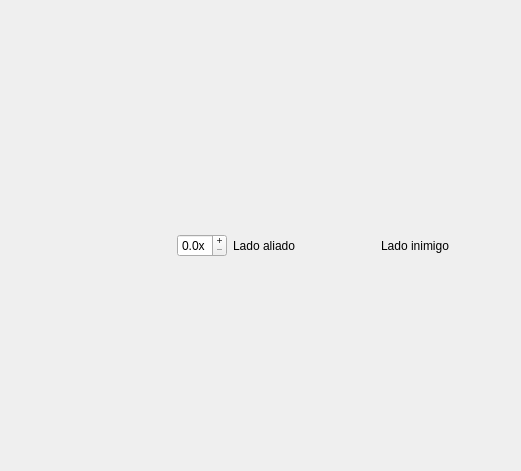
     <widget class="QWidget" name="">
      <property name="geometry">
       <rect>
        <x>10</x>
        <y>100</y>
        <width>521</width>
        <height>471</height>
       </rect>
      </property>
      <layout class="QVBoxLayout" name="display">
       <item>
        <widget class="QLabel" name="image">
         <property name="sizePolicy">
          <sizepolicy hsizetype="Maximum" vsizetype="Maximum">
           <horstretch>0</horstretch>
           <verstretch>0</verstretch>
          </sizepolicy>
         </property>
         <property name="mouseTracking">
          <bool>false</bool>
         </property>
         <property name="lineWidth">
          <number>0</number>
         </property>
         <property name="text">
          <string/>
         </property>
         <property name="pixmap">
          <pixmap>assets/display.png</pixmap>
         </property>
         <property name="scaledContents">
          <bool>true</bool>
         </property>
         <property name="alignment">
          <set>Qt::AlignmentFlag::AlignCenter</set>
         </property>
        </widget>
       </item>
       <item>
        <layout class="QHBoxLayout" name="displayControls">
         <item>
          <layout class="QHBoxLayout" name="controlButtons">
           <property name="spacing">
            <number>0</number>
           </property>
           <item>
            <widget class="QPushButton" name="prevButton">
             <property name="sizePolicy">
              <sizepolicy hsizetype="Fixed" vsizetype="Fixed">
               <horstretch>0</horstretch>
               <verstretch>0</verstretch>
              </sizepolicy>
             </property>
             <property name="cursor">
              <cursorShape>PointingHandCursor</cursorShape>
             </property>
             <property name="text">
              <string/>
             </property>
             <property name="icon">
              <iconset>
               <normaloff>assets/icons/prev.svg</normaloff>assets/icons/prev.svg</iconset>
             </property>
             <property name="iconSize">
              <size>
               <width>25</width>
               <height>20</height>
              </size>
             </property>
             <property name="flat">
              <bool>true</bool>
             </property>
            </widget>
           </item>
           <item>
            <widget class="QPushButton" name="stopButton">
             <property name="sizePolicy">
              <sizepolicy hsizetype="Fixed" vsizetype="Fixed">
               <horstretch>0</horstretch>
               <verstretch>0</verstretch>
              </sizepolicy>
             </property>
             <property name="cursor">
              <cursorShape>PointingHandCursor</cursorShape>
             </property>
             <property name="text">
              <string/>
             </property>
             <property name="icon">
              <iconset>
               <normaloff>assets/icons/stop_red.svg</normaloff>assets/icons/stop_red.svg</iconset>
             </property>
             <property name="iconSize">
              <size>
               <width>25</width>
               <height>20</height>
              </size>
             </property>
             <property name="flat">
              <bool>true</bool>
             </property>
            </widget>
           </item>
           <item>
            <widget class="QPushButton" name="playButton">
             <property name="sizePolicy">
              <sizepolicy hsizetype="Fixed" vsizetype="Fixed">
               <horstretch>0</horstretch>
               <verstretch>0</verstretch>
              </sizepolicy>
             </property>
             <property name="cursor">
              <cursorShape>PointingHandCursor</cursorShape>
             </property>
             <property name="text">
              <string/>
             </property>
             <property name="icon">
              <iconset>
               <normaloff>assets/icons/play_gray.svg</normaloff>assets/icons/play_gray.svg</iconset>
             </property>
             <property name="iconSize">
              <size>
               <width>25</width>
               <height>20</height>
              </size>
             </property>
             <property name="flat">
              <bool>true</bool>
             </property>
            </widget>
           </item>
           <item>
            <widget class="QPushButton" name="nextButton">
             <property name="sizePolicy">
              <sizepolicy hsizetype="Fixed" vsizetype="Fixed">
               <horstretch>0</horstretch>
               <verstretch>0</verstretch>
              </sizepolicy>
             </property>
             <property name="cursor">
              <cursorShape>PointingHandCursor</cursorShape>
             </property>
             <property name="text">
              <string/>
             </property>
             <property name="icon">
              <iconset>
               <normaloff>assets/icons/next.svg</normaloff>assets/icons/next.svg</iconset>
             </property>
             <property name="iconSize">
              <size>
               <width>25</width>
               <height>20</height>
              </size>
             </property>
             <property name="flat">
              <bool>true</bool>
             </property>
            </widget>
           </item>
          </layout>
         </item>
         <item>
          <widget class="QDoubleSpinBox" name="displaySpeedSpinner">
           <property name="sizePolicy">
            <sizepolicy hsizetype="Fixed" vsizetype="Fixed">
             <horstretch>0</horstretch>
             <verstretch>0</verstretch>
            </sizepolicy>
           </property>
           <property name="buttonSymbols">
            <enum>QAbstractSpinBox::ButtonSymbols::PlusMinus</enum>
           </property>
           <property name="suffix">
            <string>x</string>
           </property>
           <property name="decimals">
            <number>1</number>
           </property>
           <property name="maximum">
            <double>5.000000000000000</double>
           </property>
           <property name="singleStep">
            <double>0.500000000000000</double>
           </property>
          </widget>
         </item>
         <item>
          <layout class="QHBoxLayout" name="fieldDirections">
           <item>
            <widget class="QLabel" name="teamSideDirection">
             <property name="text">
              <string>Lado aliado</string>
             </property>
            </widget>
           </item>
           <item>
            <widget class="QLabel" name="teamSideArrow">
             <property name="sizePolicy">
              <sizepolicy hsizetype="Fixed" vsizetype="Fixed">
               <horstretch>0</horstretch>
               <verstretch>0</verstretch>
              </sizepolicy>
             </property>
             <property name="text">
              <string/>
             </property>
             <property name="pixmap">
              <pixmap>assets/icons/arrow_right.svg</pixmap>
             </property>
             <property name="scaledContents">
              <bool>true</bool>
             </property>
            </widget>
           </item>
           <item>
            <widget class="QLabel" name="enemySideDirection">
             <property name="text">
              <string>Lado inimigo</string>
             </property>
            </widget>
           </item>
          </layout>
         </item>
        </layout>
       </item>
      </layout>
     </widget>
